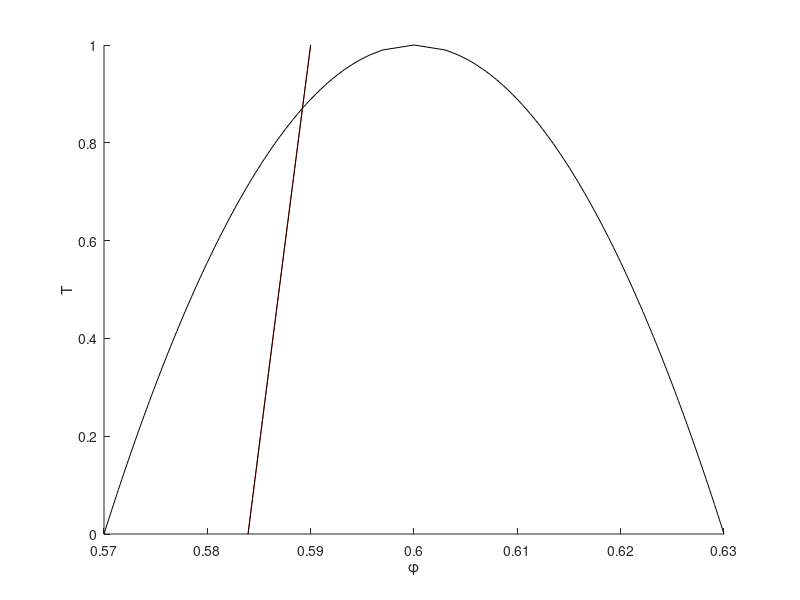
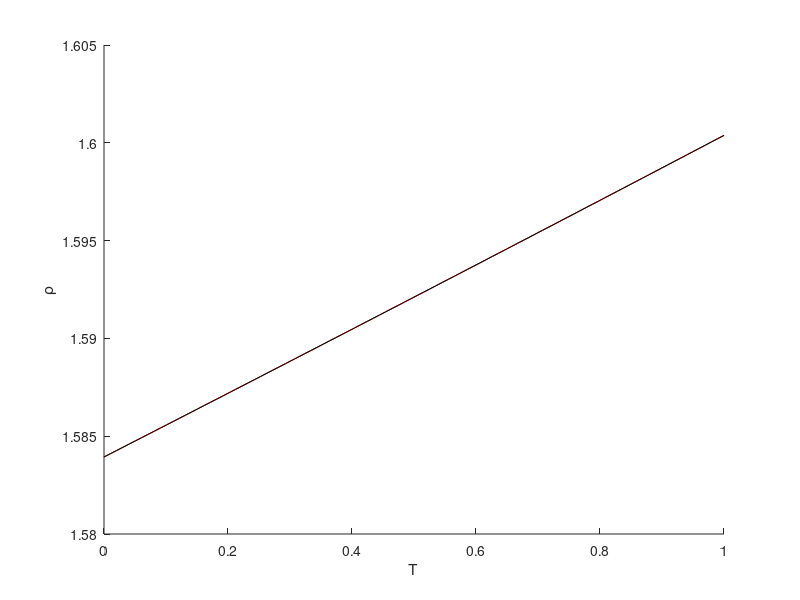
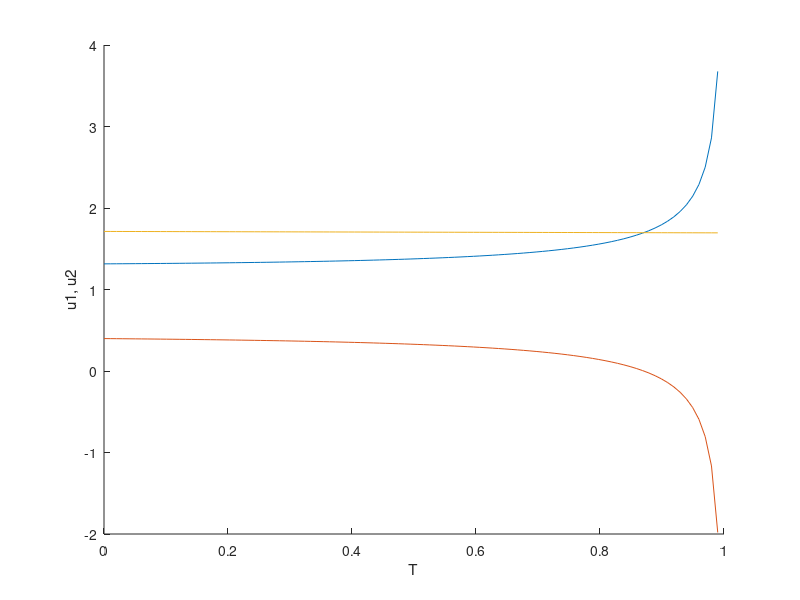
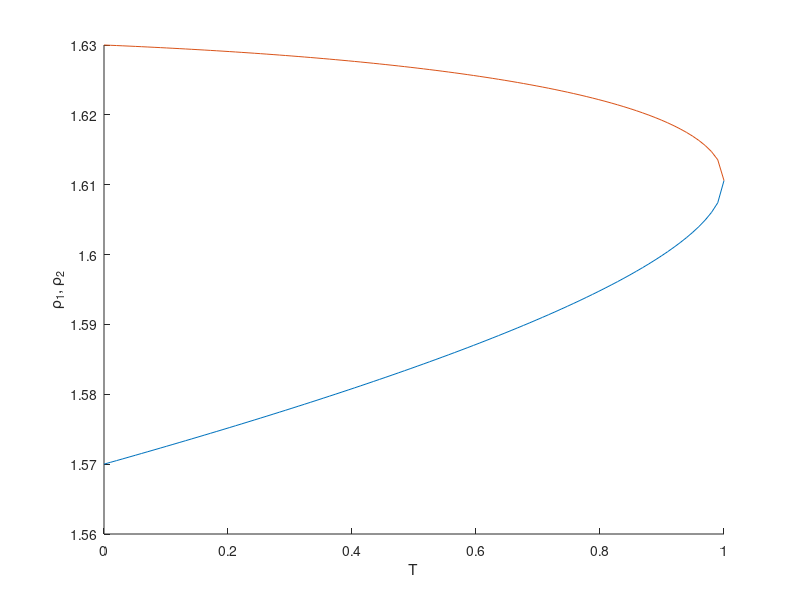

Recreate these plots in MATLAB, in order.
% some model for thermal expansion of the medium
a = @(phi) 1+phi;
b = @(phi) 0.001+0.01*phi+0.01*phi.^2;
rho = @(phi,T) a(phi)+b(phi).*T;
phi_m_T = @(m,T) fzero( @(x) rho(x,T)/m-x ,0.5);



% parameters describing the shape of the phase boundary in the E-phi plane
c_left = 0.03;
c_right = 0.03;
Tstar = 1;
phistar = 0.6;

% left & right branches of the phase boundary in the E-phi plane
phi1 = @(T) phistar - c_left*(Tstar-T).^(1/2);
phi2 = @(T) phistar + c_right*(Tstar-T).^(1/2);

% u_i = V_i/N
% n_i = N_i/N
rho1 = @(T) rho(phi1(T),T);
rho2 = @(T) rho(phi2(T),T);
u1 = @(m,T) (phi2(T)*m-rho2(T))./(phi2(T).*rho1(T)-phi1(T).*rho2(T));
u2 = @(m,T) (rho1(T)-phi1(T)*m)./(phi2(T).*rho1(T)-phi1(T).*rho2(T));
phi_LLPS = @(m,T) 1./(u1(m,T)+u2(m,T));




% plot the binodal line
figure; hold on;
xlabel('\phi'); ylabel('T')
T = linspace(0,Tstar);
plot(phi1(T),T,'k');
plot(phi2(T),T,'k');
xlim([min(phi1(T)) max(phi2(T))])
ylim([min(T) max(T)])

% plot the line followed in the experiment
phi_i = 0.59; % initial concentration
T_exp = linspace(Tstar,0); % temperature range
rho_i = rho(phi_i,T_exp(1)); % initial density
m = rho_i/phi_i; % mass M/N

phi_without_LLPS = zeros(size(T_exp));

phi_exp = zeros(size(T_exp));
for i = 1:length(T_exp)
    phi_without_LLPS(i) = phi_m_T(m,T_exp(i));
    if phi_without_LLPS(i) > phi1(T_exp(i)) && phi_without_LLPS(i) < phi2(T_exp(i))
        phi_exp(i) = phi_LLPS(m,T_exp(i));
    else
        phi_exp(i) = phi_without_LLPS(i);
    end
end
plot(phi_without_LLPS,T_exp,'r-')
plot(phi_exp,T_exp,'k-')

rho_exp = m*phi_exp;
rho_without_LLPS = m*phi_exp;
figure; hold on; xlabel('T'); ylabel('\rho')
plot(T_exp,rho_without_LLPS,'r-')
plot(T_exp,rho_exp,'k-')
%plot(T_exp,rho1(T_exp),'b-')
%plot(T_exp,rho2(T_exp),'g-')

figure; hold on; xlabel('T'); ylabel('u1, u2')
plot(T_exp,u1(m,T_exp))
plot(T_exp,u2(m,T_exp))
plot(T_exp, u1(m,T_exp)+u2(m,T_exp))

%figure; hold on; xlabel('T'); ylabel('phi')
%plot(T_exp,rho_without_LLPS)
%plot(T_exp,m*phi_LLPS(m,T_exp))

figure; hold on; xlabel('T'); ylabel('\rho_1, \rho_2')
T = linspace(0,Tstar);
plot(T,rho1(T))
plot(T,rho2(T))